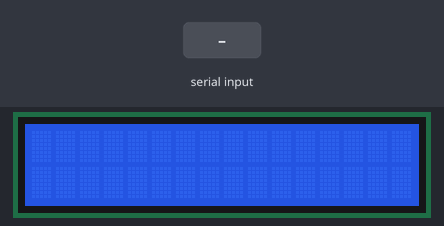
A sketch run on a simulated Arduino Uno, built with avr-gcc and run on an emulated ATmega328P. Shown: 16×2 character LCD. The inputs (shaded band) are chosen by the test bench.

Above: at 1.2 s.
1.3 s: "1" received over Serial
At 3.5 s:
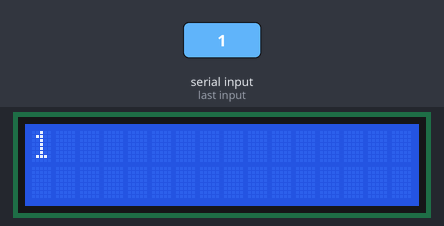
3.8 s: "0" received over Serial
At 5.5 s:
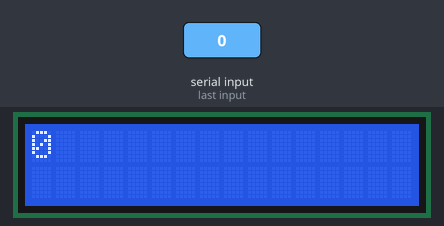
6.3 s: "2" received over Serial
At 7.8 s:
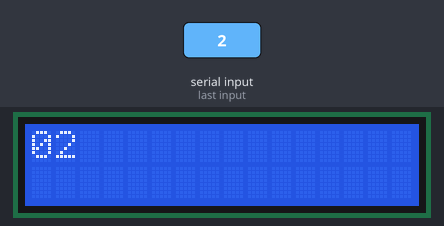
Timing chart, 0 to 9.3 s (numbered marks = the images above; inputs shaded):
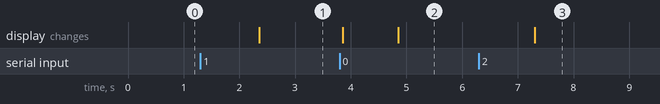

The sketch:

bluetoothLCD.ino
```cpp
#include <LiquidCrystal.h>
LiquidCrystal lcd(12,11,5,4,3,2);

void setup(){
  lcd.begin(16,2);
  lcd.clear();
  lcd.home();
  Serial.begin(9600);
}

void loop(){
  if(Serial.available()){
    delay(50);
    lcd.clear();
    lcd.home();
  }
  while(Serial.available()>0){
    lcd.print(Serial.readString());
  }
}
```

Measured:
- after the input at 1.3 s, the display: changes after 1.1 s (image 1)
- after the input at 3.8 s, the display: first changes after 0.05 s (image 2 shows a later state)
- after the input at 6.3 s, the display: changes after 1.0 s (image 3)
